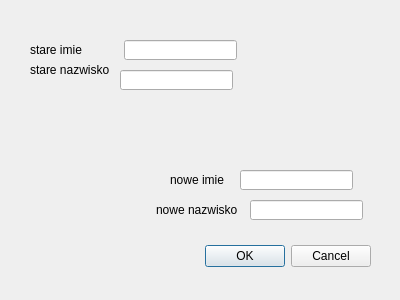
<?xml version="1.0" encoding="UTF-8"?>
<ui version="4.0">
 <class>edytuj2_imieNazwisko_Dialog</class>
 <widget class="QDialog" name="edytuj2_imieNazwisko_Dialog">
  <property name="geometry">
   <rect>
    <x>0</x>
    <y>0</y>
    <width>400</width>
    <height>300</height>
   </rect>
  </property>
  <property name="windowTitle">
   <string>Dialog</string>
  </property>
  <widget class="QDialogButtonBox" name="buttonBox">
   <property name="geometry">
    <rect>
     <x>30</x>
     <y>240</y>
     <width>341</width>
     <height>32</height>
    </rect>
   </property>
   <property name="orientation">
    <enum>Qt::Horizontal</enum>
   </property>
   <property name="standardButtons">
    <set>QDialogButtonBox::Cancel|QDialogButtonBox::Ok</set>
   </property>
  </widget>
  <widget class="QLabel" name="label_2">
   <property name="geometry">
    <rect>
     <x>30</x>
     <y>40</y>
     <width>91</width>
     <height>20</height>
    </rect>
   </property>
   <property name="text">
    <string>stare imie</string>
   </property>
  </widget>
  <widget class="QLineEdit" name="txtbox_imie">
   <property name="geometry">
    <rect>
     <x>124</x>
     <y>40</y>
     <width>113</width>
     <height>20</height>
    </rect>
   </property>
  </widget>
  <widget class="QLabel" name="label_3">
   <property name="geometry">
    <rect>
     <x>30</x>
     <y>60</y>
     <width>91</width>
     <height>20</height>
    </rect>
   </property>
   <property name="text">
    <string>stare nazwisko</string>
   </property>
  </widget>
  <widget class="QLineEdit" name="txtbox_nazwisko">
   <property name="geometry">
    <rect>
     <x>120</x>
     <y>70</y>
     <width>113</width>
     <height>20</height>
    </rect>
   </property>
  </widget>
  <widget class="QLabel" name="label_4">
   <property name="geometry">
    <rect>
     <x>170</x>
     <y>170</y>
     <width>91</width>
     <height>20</height>
    </rect>
   </property>
   <property name="text">
    <string>nowe imie</string>
   </property>
  </widget>
  <widget class="QLineEdit" name="txtbox_noweimie">
   <property name="geometry">
    <rect>
     <x>240</x>
     <y>170</y>
     <width>113</width>
     <height>20</height>
    </rect>
   </property>
  </widget>
  <widget class="QLabel" name="label_5">
   <property name="geometry">
    <rect>
     <x>156</x>
     <y>200</y>
     <width>91</width>
     <height>20</height>
    </rect>
   </property>
   <property name="text">
    <string>nowe nazwisko</string>
   </property>
  </widget>
  <widget class="QLineEdit" name="txtbox_nowenazwisko">
   <property name="geometry">
    <rect>
     <x>250</x>
     <y>200</y>
     <width>113</width>
     <height>20</height>
    </rect>
   </property>
  </widget>
 </widget>
 <resources/>
 <connections>
  <connection>
   <sender>buttonBox</sender>
   <signal>accepted()</signal>
   <receiver>edytuj2_imieNazwisko_Dialog</receiver>
   <slot>accept()</slot>
   <hints>
    <hint type="sourcelabel">
     <x>248</x>
     <y>254</y>
    </hint>
    <hint type="destinationlabel">
     <x>157</x>
     <y>274</y>
    </hint>
   </hints>
  </connection>
  <connection>
   <sender>buttonBox</sender>
   <signal>rejected()</signal>
   <receiver>edytuj2_imieNazwisko_Dialog</receiver>
   <slot>reject()</slot>
   <hints>
    <hint type="sourcelabel">
     <x>316</x>
     <y>260</y>
    </hint>
    <hint type="destinationlabel">
     <x>286</x>
     <y>274</y>
    </hint>
   </hints>
  </connection>
 </connections>
</ui>
